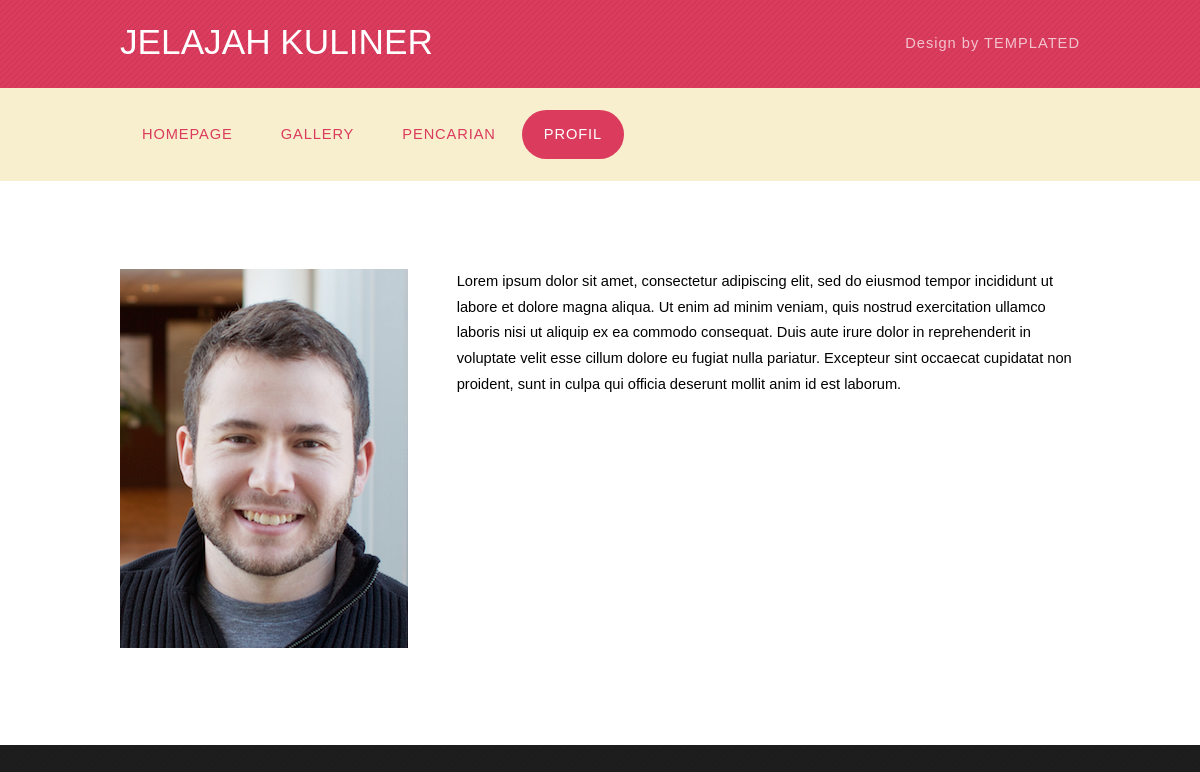
Page /index.php/profil on the committed database.
### tables this page shows
CREATE TABLE `profil` (
  `id` int(11) NOT NULL,
  `foto` text NOT NULL,
  `profil` text NOT NULL,
  PRIMARY KEY (`id`)
);

### application/controllers/Profil.php (called while the page is built, shortened)
<?php
class Profil extends CI_Controller {
	public function index()
	{
		$this->load->model('Profil_model');
		$profil = $this->Profil_model->get();
		$data = array('link' => 'profil', 'profil' => $profil);
		$this->load->view('profil', $data);
	}
}

### index.php (called while the page is built, shortened)
<?php
require_once BASEPATH.'core/CodeIgniter.php';

### application/models/Profil_model.php (called while the page is built, shortened)
<?php
class Profil_model extends CI_Model {
	public function get()
	{
		$this->db->where('id', '1');
		$query = $this->db->get('profil');
		return $query->row();
	}
}

### application/views/profil.php (the view, shortened to what this page needs)
<!DOCTYPE HTML>
<html>
	<?php include "include/head.php";?>
	<body class="homepage">
	<?php include "include/header.php";?>
		<div id="main">
			<div class="container">
				<div class="row">
					<div class="4u">
						<img src="<?php echo base_url()."assets/images/".$profil->foto;?>">
					</div>
					<div class="8u">
						<?php echo $profil->profil;?>
					</div>
				</div>
			</div>
		</div>
	<?php include "include/copyright.php";?>
	</body>
</html>

### assets/css/style.css (style rules this page uses)
body { background: #1d1d1d url(assets/images/overlay.png) repeat; }
body,input,textarea,select { font-family: 'Questrial', sans-serif; font-size: 11pt; line-height: 1.75em; }
#main { position: relative; padding: 6em 0em; background: #fff; }

### assets/css/style-desktop.css (style rules this page uses)
body,input,textarea,select { font-size: 11pt; }

### rows in the picture
profil: foto (picture), profil "Lorem ipsum dolor sit amet, consectetur adipiscing elit, sed do eiusmod tempor incididunt ut labore et dolore magna aliqua. Ut enim ad minim veniam, quis nostrud exercitation ullamco laboris nisi ut aliquip ex ea commodo consequat. Duis aute irure dolor in reprehenderit in voluptate velit esse cillum dolore eu fugiat nulla pariatur. Excepteur sint occaecat cupidatat non proident, sunt in culpa qui officia deserunt mollit anim id est laborum."
